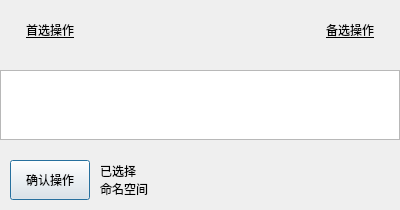
<?xml version="1.0" encoding="UTF-8"?>
<ui version="4.0">
 <class>NamespaceSelect</class>
 <widget class="QWidget" name="NamespaceSelect">
  <property name="geometry">
   <rect>
    <x>0</x>
    <y>0</y>
    <width>400</width>
    <height>206</height>
   </rect>
  </property>
  <property name="windowTitle">
   <string>选择命名空间</string>
  </property>
  <layout class="QVBoxLayout" name="verticalLayout">
   <property name="spacing">
    <number>10</number>
   </property>
   <property name="leftMargin">
    <number>0</number>
   </property>
   <property name="topMargin">
    <number>0</number>
   </property>
   <property name="rightMargin">
    <number>0</number>
   </property>
   <property name="bottomMargin">
    <number>0</number>
   </property>
   <item>
    <layout class="QHBoxLayout" name="header">
     <property name="spacing">
      <number>10</number>
     </property>
     <property name="leftMargin">
      <number>10</number>
     </property>
     <property name="topMargin">
      <number>10</number>
     </property>
     <property name="rightMargin">
      <number>10</number>
     </property>
     <property name="bottomMargin">
      <number>10</number>
     </property>
     <item>
      <widget class="QPushButton" name="header_preferred">
       <property name="minimumSize">
        <size>
         <width>0</width>
         <height>40</height>
        </size>
       </property>
       <property name="maximumSize">
        <size>
         <width>16777215</width>
         <height>40</height>
        </size>
       </property>
       <property name="font">
        <font>
         <underline>true</underline>
        </font>
       </property>
       <property name="text">
        <string>首选操作</string>
       </property>
       <property name="flat">
        <bool>true</bool>
       </property>
      </widget>
     </item>
     <item>
      <spacer name="header_space">
       <property name="orientation">
        <enum>Qt::Horizontal</enum>
       </property>
       <property name="sizeHint" stdset="0">
        <size>
         <width>40</width>
         <height>20</height>
        </size>
       </property>
      </spacer>
     </item>
     <item>
      <widget class="QPushButton" name="header_secondary">
       <property name="minimumSize">
        <size>
         <width>0</width>
         <height>40</height>
        </size>
       </property>
       <property name="maximumSize">
        <size>
         <width>16777215</width>
         <height>40</height>
        </size>
       </property>
       <property name="font">
        <font>
         <underline>true</underline>
        </font>
       </property>
       <property name="text">
        <string>备选操作</string>
       </property>
       <property name="flat">
        <bool>true</bool>
       </property>
      </widget>
     </item>
    </layout>
   </item>
   <item>
    <widget class="QListWidget" name="namespaces">
     <property name="font">
      <font>
       <pointsize>13</pointsize>
      </font>
     </property>
     <property name="spacing">
      <number>4</number>
     </property>
    </widget>
   </item>
   <item>
    <layout class="QHBoxLayout" name="footer">
     <property name="spacing">
      <number>10</number>
     </property>
     <property name="leftMargin">
      <number>10</number>
     </property>
     <property name="topMargin">
      <number>10</number>
     </property>
     <property name="rightMargin">
      <number>10</number>
     </property>
     <property name="bottomMargin">
      <number>10</number>
     </property>
     <item>
      <widget class="QPushButton" name="confirm">
       <property name="minimumSize">
        <size>
         <width>0</width>
         <height>40</height>
        </size>
       </property>
       <property name="maximumSize">
        <size>
         <width>16777215</width>
         <height>40</height>
        </size>
       </property>
       <property name="text">
        <string>确认操作</string>
       </property>
       <property name="default">
        <bool>true</bool>
       </property>
      </widget>
     </item>
     <item>
      <widget class="QLabel" name="selected">
       <property name="text">
        <string>已选择
命名空间</string>
       </property>
      </widget>
     </item>
     <item>
      <spacer name="horizontalSpacer">
       <property name="orientation">
        <enum>Qt::Horizontal</enum>
       </property>
       <property name="sizeHint" stdset="0">
        <size>
         <width>40</width>
         <height>20</height>
        </size>
       </property>
      </spacer>
     </item>
    </layout>
   </item>
  </layout>
 </widget>
 <resources/>
 <connections/>
</ui>
